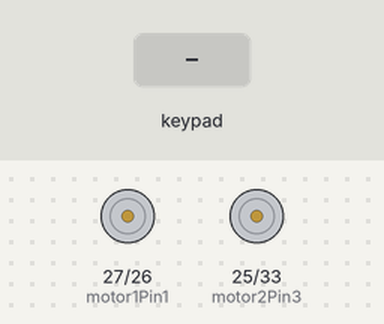
Bench run of a sketch on a simulated ESP32. On the bench: motor-driver pin pairs drawn as motors (green arrow = first pin HIGH = forward, orange = second pin HIGH = backward, longer = more drive, scaled by the enable pin). The inputs (shaded band) are chosen by the test bench.

Above: at 1.2 s.
1.3 s: key 'U' pressed
At 1.5 s:
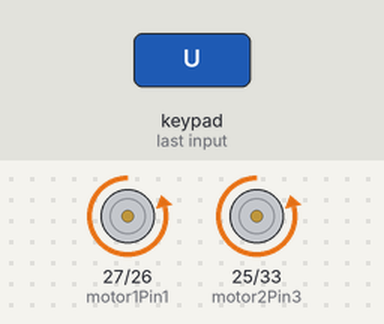
3.2 s: key 'D' pressed
At 3.4 s:
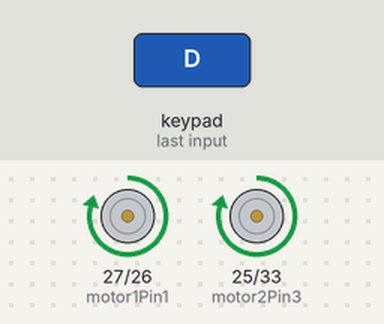
5.1 s: key 'L' pressed
At 5.3 s:
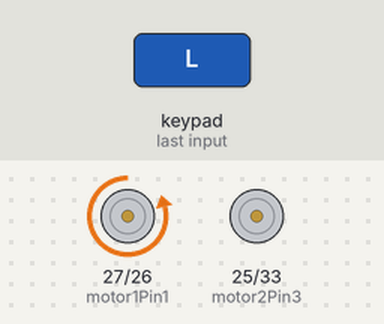
7.0 s: key 'R' pressed
At 7.2 s:
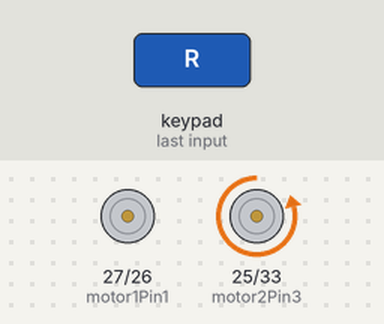
Timing chart, 0 to 9.9 s (numbered marks = the images above; inputs shaded):
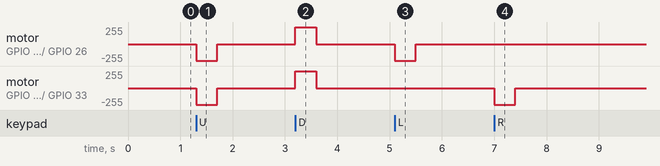

The sketch:

Bluetooth_Car12.ino
```cpp
// (licence header left out)
#include <DabbleESP32.h>

//Dabble bluetooth
#define CUSTOM_SETTINGS
#define INCLUDE_GAMEPAD_MODULE

// Motor A
int motor1Pin1 = 27;
int motor1Pin2 = 26;
int enable1Pin = 14;

// Motor B
int motor2Pin3 = 25;
int motor2Pin4 = 33;
int enable2Pin = 32;

// Setting PWM properties
const int freq = 30000;
const int pwmChannel = 0;
const int pwmChannel2 = 1;
const int resolution = 8;

int totalLeft = 0;
int totalRight = 0;

 /**
 * @brief setup.
 *
 *Initial settings before entering the loop.
 *
 * @param void.
 * @return none.
 */
void setup() {
  // sets the pins as outputs:
  pinMode(motor1Pin1, OUTPUT);
  pinMode(motor1Pin2, OUTPUT);
  pinMode(enable1Pin, OUTPUT);

  // sets the pins as outputs:
  pinMode(motor2Pin3, OUTPUT);
  pinMode(motor2Pin4, OUTPUT);
  pinMode(enable2Pin, OUTPUT);

  // configure LED PWM functionalities
  ledcSetup(pwmChannel, freq, resolution);

  // attach the channel to the GPIO to be controlled
  ledcAttachPin(enable1Pin, pwmChannel);
  ledcAttachPin(enable2Pin, pwmChannel2);
  Dabble.begin("Bluetooth_Car12");
}

 /**
 * @brief loop.
 *
 *Main core of the program that runs continuously.
 *
 * @param void.
 * @return none.
 */
void loop() {
  Dabble.processInput();
  getJoystickSpeed();

  ledcWrite(pwmChannel, totalLeft);
  ledcWrite(pwmChannel2, totalRight);
}

 /**
 * @brief getJoystickSpeed.
 *
 *Configuration to drive the car from the dabble application.
 *
 * @param void.
 * @return none.
 */
void getJoystickSpeed() {
  float xval = GamePad.getXaxisData();
  float yval = GamePad.getYaxisData();

  // For calibration
  if (xval < -6) {
    xval = -6;
  } else if (xval > 6) {
    xval = 6;
  }
  if (yval < -6) {
    yval = -6;
  } else if (yval > 6) {
    yval = 6;
  }

  int yMapped = 0;
  if (yval < 0 ) {
    moveBackward();
    yMapped = map(yval, -6, 0, 250, 0);
  } else {
    moveForward();
    yMapped = map(yval, 0, 6, 0, 250);
  }

  int xMapped;
  if (xval < 0 ) {
    xMapped = map(xval, -6, 0, 250, 0);
  } else {
    xMapped = map(xval, 0, 6, 0, 250);
  }

  if (xval < 0 ) {
    totalLeft = yMapped + xMapped;
    if (totalLeft > 250) {
      totalLeft = 250;
    }
    totalRight = yMapped - xMapped;
    if (totalRight < 0) {
      totalRight = 0;
    }
  } else {
    totalLeft = yMapped - xMapped;
    if (totalLeft < 0) {
      totalLeft = 0;
    }

    totalRight = yMapped + xMapped;
    if (totalRight > 250) {
      totalRight = 250;
    }
  }
}

 /**
 * @brief moveForward.
 *
 *Move the car forward.
 *
 * @param void.
 * @return none.
 */
void moveForward() {
  digitalWrite(motor1Pin1, LOW);
  digitalWrite(motor1Pin2, HIGH);
  digitalWrite(motor2Pin3, LOW);
  digitalWrite(motor2Pin4, HIGH);
}

 /**
 * @brief moveBackward.
 *
 *Move the car backwards.
 *
 * @param void.
 * @return none.
 */
void moveBackward() {
  digitalWrite(motor1Pin1, HIGH);
  digitalWrite(motor1Pin2, LOW);
  digitalWrite(motor2Pin3, HIGH);
  digitalWrite(motor2Pin4, LOW);
}
```

Measured:
- after the input at 1.3 s, motor on GPIO 27 (motor1Pin1) / GPIO 26 (motor1Pin2), motor on GPIO 25 (motor2Pin3) / GPIO 33 (motor2Pin4): stopped → backward 249/255 at once, → stopped 0.40 s later
- after the input at 3.2 s, motor on GPIO 27 (motor1Pin1) / GPIO 26 (motor1Pin2), motor on GPIO 25 (motor2Pin3) / GPIO 33 (motor2Pin4): stopped → forward 249/255 at once, → stopped 0.40 s later
- after the input at 5.1 s, motor on GPIO 27 (motor1Pin1) / GPIO 26 (motor1Pin2): stopped → backward 249/255 at once, → stopped 0.40 s later
- after the input at 7.0 s, motor on GPIO 25 (motor2Pin3) / GPIO 33 (motor2Pin4): stopped → backward 249/255 at once, → stopped 0.40 s later
